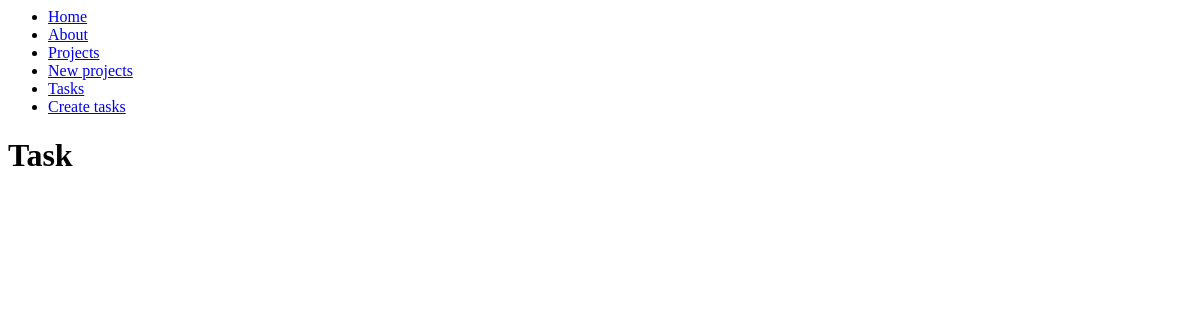
Page /tasks/ on the earlier database version.
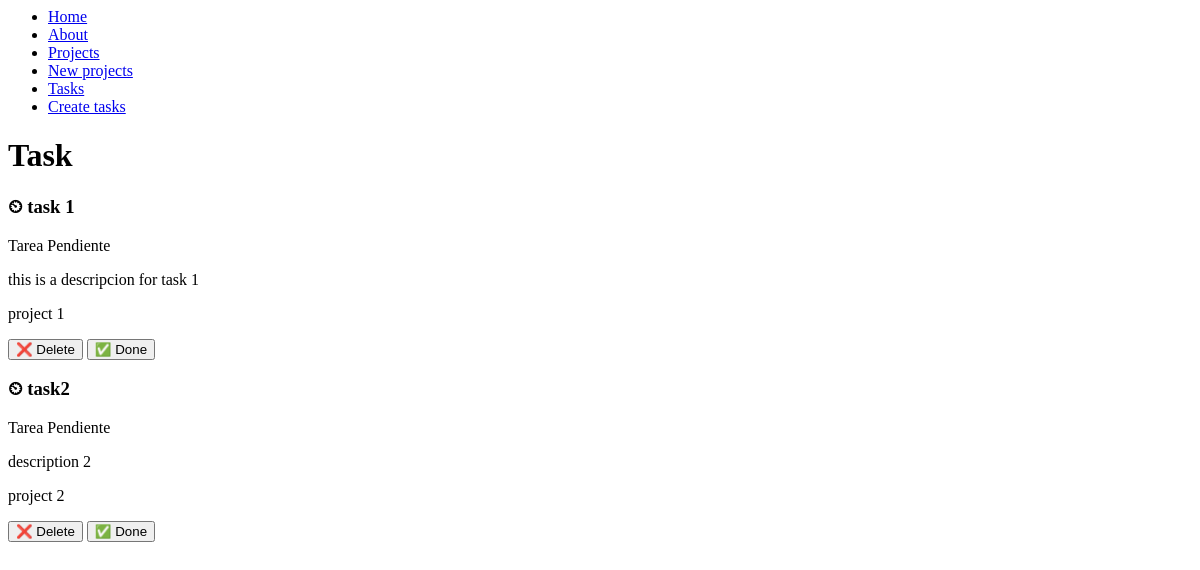
Same page on the later database version.
### myapp/models.py (models this page shows, shortened)
class Task(models.Model):
    title = models.CharField(max_length=100)
    description = models.TextField()
    project = models.ForeignKey(Project, on_delete = models.CASCADE)
    done = models.BooleanField(default = False)

class Project(models.Model):
    name = models.CharField(max_length=200)

### myapp/views.py (the view)
# urls.py: path('tasks/', views.tasks),
def tasks(request):
    tasks = Task.objects.all()
    return render (request, 'tasks.html',{
        'tasks' : tasks
    })

### myapp/templates/tasks.html
{% extends 'layouts/base.html' %}
{% block content %}
    <h1>Task</h1>
    {% for task in tasks %}
    <div>
        <h3>{% if task.done == False %}⏲{% else %} ✅{% endif %} {{task.title}}</h3>
        {% if task.done == False %}
        <p>Tarea Pendiente</p>
        {% else %}
        <p>Tarea Realizada</p>
        {% endif %}
        <p>{{task.description}}</p>
        <p>{{task.project.name}}</p>
        <button>❌ Delete</button>
        <button>✅ Done</button>
    </div>
    {% endfor %}
{% endblock content %}

Differences in the rows shown:
added Task: title "task 1", done "Tarea Pendiente", description "this is a descripcion for task 1", project.name "project 1"
added Task: title "task2", done "Tarea Pendiente", description "description 2", project.name "project 2"
